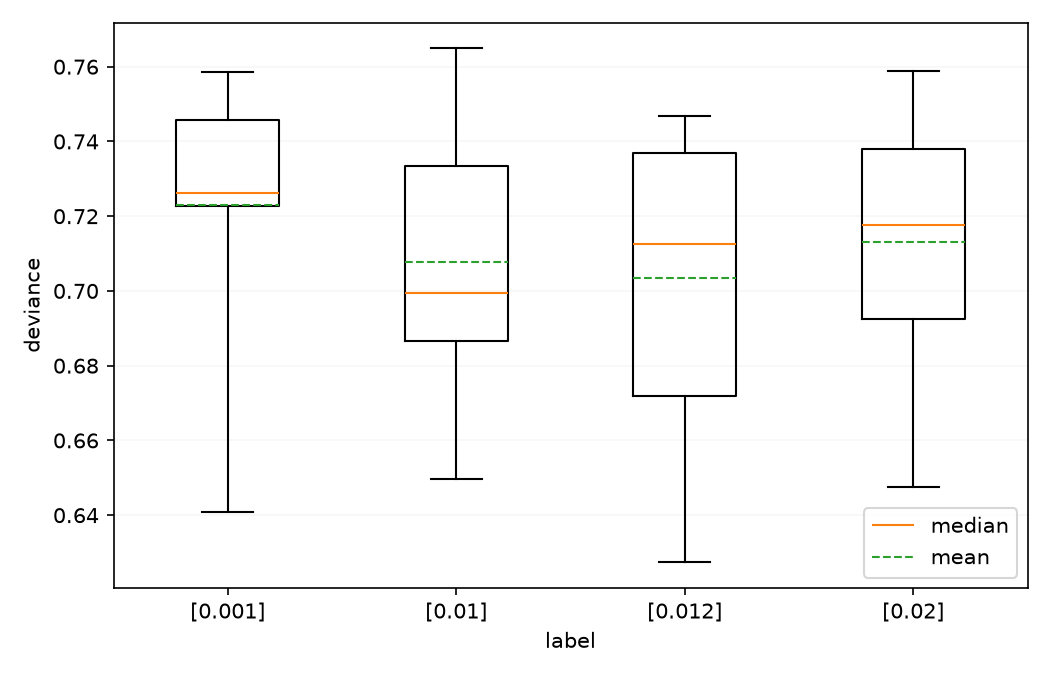

Recreate this plot in Python.
import os
import matplotlib.pyplot as plt
import pandas as pd

plot_mean = True
csv = 'multi_seed_result/csv/lr.csv'


ROOT = os.path.dirname(os.path.abspath(__file__))


def main():
    df = pd.read_csv(csv)
    num_cols = [c for c in df.columns if c != "label"]
    df[num_cols] = df[num_cols].apply(pd.to_numeric, errors="coerce")
    df = df.dropna()

    stats = [{
        "label": row["label"],
        "med": row["mid"],
        "q1": row["q1"],
        "q3": row["q3"],
        "whislo": row["min"],
        "whishi": row["max"],
        "mean": row["mean"],
    } for _, row in df.iterrows()]

    fig, ax = plt.subplots(figsize=(7, 4.5))
    box = ax.bxp(stats, showfliers=False, showmeans=plot_mean, meanline=plot_mean)
    ax.set_xlabel("label")
    ax.set_ylabel("deviance")
    ax.grid(alpha=0.1, axis="y")
    if plot_mean:
        ax.legend([box["medians"][0], box["means"][0]], ["median", "mean"])
    fig.tight_layout()

    out = os.path.join(ROOT, "box.png")
    fig.savefig(out, dpi=150)
    print(f"已存 {out}")


main()
